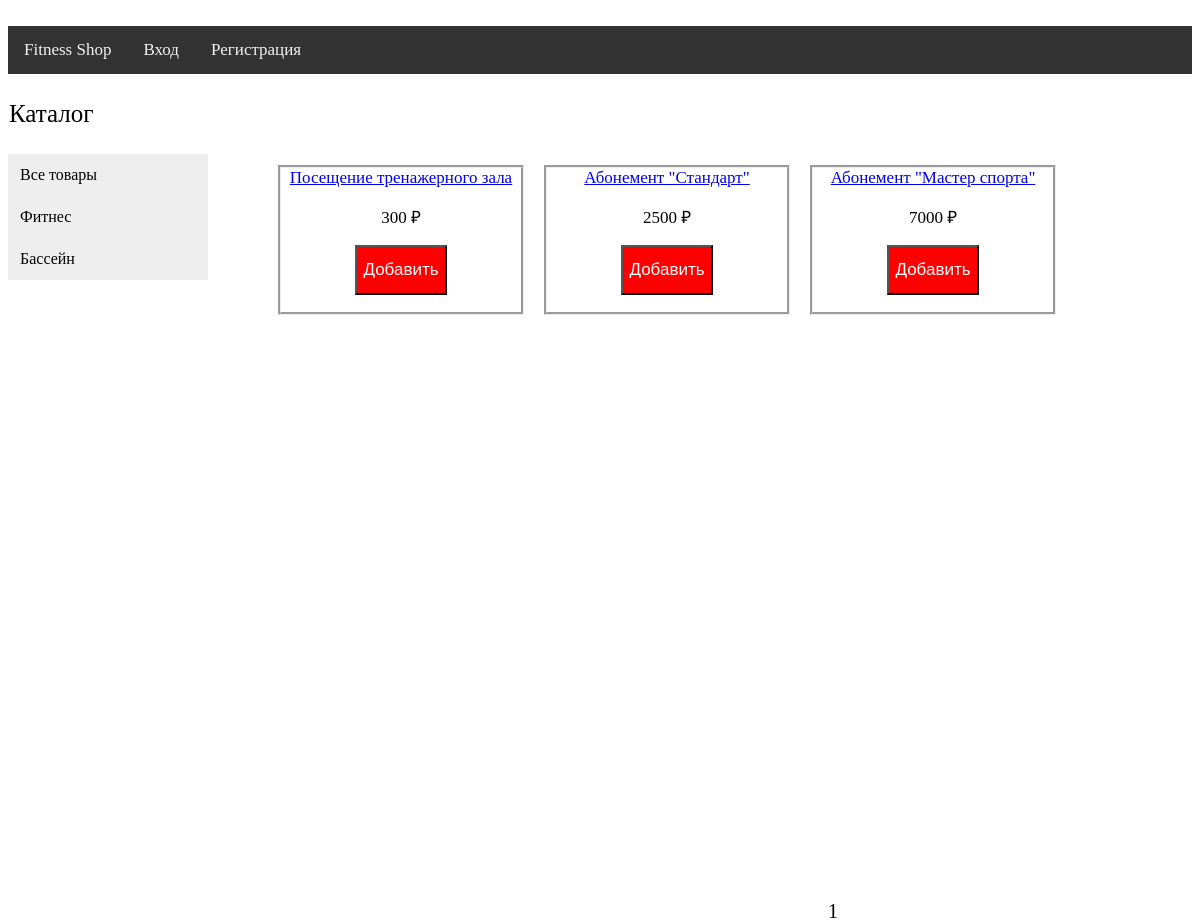
The page /fitness/1 on the database its author committed.
### app.py (models this page shows)
class Collection(db.Model):  # раздел магазина
    id = db.Column(db.Integer, primary_key=True)
    title = db.Column(db.String(50), nullable=False)
    trans = db.Column(db.String(50), nullable=False)

class Item(db.Model):  # товар
    id = db.Column(db.Integer, primary_key=True)
    title = db.Column(db.String(100), nullable=False)
    descr = db.Column(db.String(500), nullable=False)
    price = db.Column(db.Integer, nullable=False)
    collect = db.Column(db.Integer, db.ForeignKey('collection.id'), nullable=False)

### app.py (the view)
@app.route('/<string:collect>/')  # страницы отдельных разделов
@app.route('/<string:collect>/<int:page>')
def page(collect, page=None):
    try:
        bus = [g.item_id for g in ItemInBusket.query.filter_by(user_id=current_user.id).all()]  # товары в корзине
    except:
        bus = []
    if collect in [col.title for col in Collection.query.all()]:
        col = Collection.query.filter_by(title=collect).first().id
        goods = db.session.query(Item, Collection).filter(Item.collect == Collection.id).filter_by(collect=col)
        if page in (None, 1):
            return render_template('ShopGoods.html', goods=goods.paginate(1, number, False),
                                   collections=Collection.query.all()
                                   , col=Collection.query.filter_by(title=collect).first(), user_=current_user, bus=bus)
        return render_template('ShopGoods.html', goods=goods.paginate(page, number, False),
                               collections=Collection.query.all(),
                               col=Collection.query.filter_by(title=collect).first().title, user_=current_user, bus=bus)

### templates/ShopGoods.html (shortened to what this page needs)
{% extends 'ShopMenu.html' %}
{% block main %}
<div class='catalog' align='center'>
{% for g in goods.items %}
<div class='item' align='left'>
<a href='/tovary/{{ g.Item.id }}' title='{{ g.Item.title }}' class='item-name' align='center'>{{ g.Item.title }}</a>
<p>{{ g.Item.price }} &#8381</p>
{% if g.Item.id not in bus%}
<form action='/tovary/{{ g.Item.id }}/busket' method='post'>
<button class='add' title='Добавить'>Добавить</button></form>
{% else %}
<div class='add' align='center'>
<button class='to_busket'><a style='color:white;text-decoration:none' href='/busket'><span>В корзину</span></a></button>
</div>
{% endif %}
</div>
{% endfor %}
<div class='page' align='center'>
{% for pg in goods.iter_pages(left_edge=1,right_edge=1, left_current=1, right_current=2) %}
{% if pg %}
{% if goods.page==pg %}
<a>{{ pg }}</a>
{% else %}
{% if col.title!='tovary' %}
<a href="{{ url_for('page',collect=col.title,page=pg) }}">{{ pg }}</a>
{% else %}
<a href="{{ url_for('all_',page=pg) }}">{{ pg }}</a>
{% endif %}
{% endif %}
{% else %}
...
{% endif %}
{% endfor %}
</div>
</div>
{% endblock %}

### templates/ShopMenu.html
﻿{% extends 'ShopBase.html' %}
{% block content %}
<div class='content'>
<div class='vertical-menu'>
<p class='catal'>Каталог</p>
{% if col.trans=='Все товары' %}
<a href='/tovary' class='active'>Все товары</a>
{% else %}
<a href='/tovary' class='link'>Все товары</a>
{% endif %}
{% for c in collections %}
{% if c.title==col %}
<a href='/{{ c.title }}' class='active'>{{ c.trans }}</a>
{% else %}
<a href='/{{ c.title }}' class='link'>{{ c.trans }}</a>
{% endif %}
{% endfor %}
</div>
{% block main %}
{% endblock %}
</div>
{% endblock %}

### templates/ShopBase.html (shortened to what this page needs)
<html>
<head>
</head>
<body>
<div class='topnav' align='center'>
    <a href='/'>Fitness Shop</a>
{% if user_.is_authenticated %}
<a href='/busket'>Корзина</a>
<a href='/logout'>Выход</a>
{% else %}
<a href='/login'>Вход</a>
<a href='/sign'>Регистрация</a>
{% endif %}
</div>
{% block content %}{% endblock %}
</body>
</html>

### templates/ShopBase.html (style rules this page uses)
.vertical-menu { width: 200px; }
.vertical-menu a { background-color: #eee; color: black; display: block; padding: 12px; text-decoration: none; }
.catal { font-size: 25px; padding: 1px; }
.catalog { top: -50px; width: 1150px; margin: 0px 0px 0px 250px; position: absolute; top: 150px; }
.item { vertical-align: top; border-style: groove; display: inline-block; position: relative; text-align: center; float: left; width: 240px; margin-left: 20px; overflow: hidden; text-overflow: ellipsis; margin-top: 15px; font-size: 17px; }
button.add { background: red; color: white; height: 50px; font-size: 1.0625rem; cursor: pointer; }
.content { height: 100%; margin: 0px 0px 0px 0px; }
.page { font-size: 20px; margin-top: 750px; }
.item-name { white-space:pre; background: white; overflow: hidden; text-overflow: ellipsis; }
.topnav { background-color: #333; overflow: hidden; }
.topnav a { float: left; color: #f2f2f2; text-align: center; padding: 14px 16px; text-decoration: none; font-size: 17px; }

### rows shown on the page
Collection: trans "Фитнес"
Collection: trans "Бассейн"
Item: Item "Посещение тренажерного зала", Item.price "300"
Item: Item "Абонемент \"Стандарт\"", Item.price "2500"
Item: Item "Абонемент \"Мастер спорта\"", Item.price "7000"

### other values the page prints
{{ pg }} "1"
